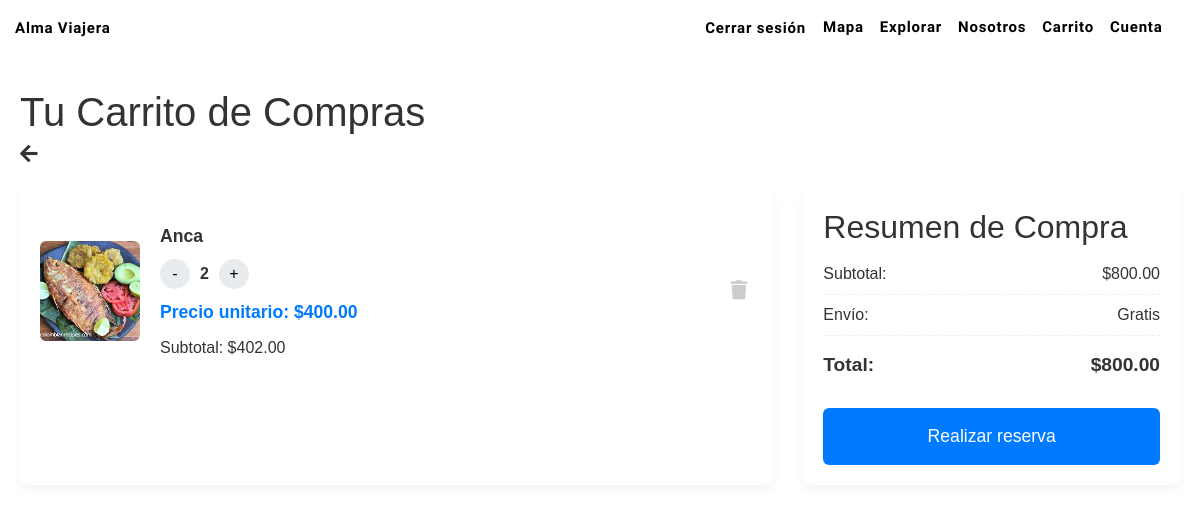
/carrito/ (signed in), run on an earlier commit of the app's database.
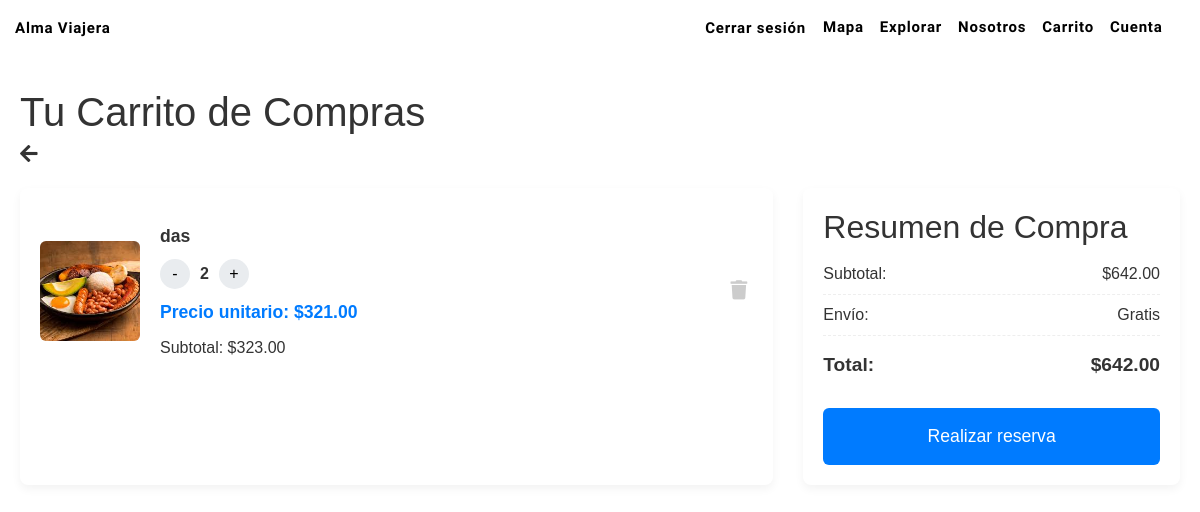
And on a later commit of the database.
### apps/cart/models.py (models this page shows, shortened)
class CarritoItem(models.Model):
    carrito = models.ForeignKey(  # Cambiado de 'carrito_id' a 'carrito'
        Carrito,
        related_name="items",
        on_delete=models.CASCADE
    )
    item = models.ForeignKey(Item, on_delete=models.CASCADE)  # Cambiado de 'item_id' a 'item'
    cantidad = models.PositiveIntegerField(default=1)

class Carrito(models.Model):
    usuario = models.ForeignKey(Usuario, on_delete=models.CASCADE)
    total = models.DecimalField(max_digits=10, decimal_places=2, default=0)

### apps/catalog/models.py (models this page shows, shortened)
class Item(models.Model):
    id = models.AutoField(primary_key=True)
    nombre = models.CharField(max_length=255)
    descripcion = models.TextField()
    precio = models.DecimalField(max_digits=10, decimal_places=2)
    categoria = models.ForeignKey(Categoria, on_delete=models.CASCADE, related_name="items")
    ubicacion = models.CharField(max_length=255, blank=True, null=True)
    imagen = models.ImageField(upload_to="items/", blank=True, null=True)
    tiempo = models.DecimalField(max_digits=4, decimal_places=1, null=True)
    disponibilidad = models.BooleanField(default=True)  # tours/actividades
    stock = models.PositiveIntegerField(blank=True, null=True)  # souvenirs
    vendedor = models.ForeignKey(
        settings.AUTH_USER_MODEL,          # modelo de usuario
        on_delete=models.CASCADE,
        related_name="items_publicados",
    )

### apps/cart/views.py (the view, shortened to what this page needs)
# urls.py: path('', views.carrito_view, name='detalle'),
def carrito_view(request):
    carrito, created = Carrito.objects.get_or_create(usuario=request.user)
    return render(request, 'cart.html', {'carrito': carrito, 'login_required': False})

### apps/cart/templates/cart.html (shortened to what this page needs)
{% extends "base.html" %}
{% load static %}
{% block body_class %}cart{% endblock %}
{% block content %}
<link rel="stylesheet" href="{% static 'css/cart.css' %}">
<link rel="stylesheet" href="https://cdnjs.cloudflare.com/ajax/libs/font-awesome/5.15.4/css/all.min.css">
<main class="container">
    {% if login_required %}
    <div class="login-required">
        <h1>Debes iniciar sesión</h1>
        <p>Para continuar, por favor  <a class="nav-link"
            href="{% url 'users:login' %}"
            hx-get="{% url 'users:login' %}?partial=1"
            hx-target="#authModal .modal-content"
            hx-swap="outerHTML"
            data-bs-toggle="modal"
            data-bs-target="#authModal">
            Iniciar sesión
          </a>.</p>
    </div>
    {% else %}
    <h1>Tu Carrito de Compras</h1>
    {% if carrito and carrito.items.all %}
    <div class="cart-back">
        <a href="{% url 'catalog:explorar' place='Colombia' categoria='lugar' %}" class="back-button">
            <i class="fas fa-arrow-left"></i>
        </a>
    </div>
    <div class="cart-layout">
        <div class="cart-items">
            {% for item in carrito.items.all %}
            <div class="cart-item" id="cart-item-{{ item.item.id }}">
                <img src="{{ item.item.imagen.url }}" alt="{{ item.item.nombre }}" class="product-image">
                <div class="item-details">
                    <span class="item-name">{{ item.item.nombre }}</span>
                    <div class="item-controls">
                        <button class="quantity-btn" data-action="decrease" data-item-id="{{ item.item.id }}">-</button>
                        <span class="quantity" id="quantity-{{ item.item.id }}">{{ item.cantidad }}</span>
                        <button class="quantity-btn" data-action="increase" data-item-id="{{ item.item.id }}">+</button>
                    </div>
                    <span class="item-price">Precio unitario: ${{ item.item.precio|floatformat:2 }}</span>
                    <span class="item-subtotal" id="subtotal-{{ item.item.id }}">
                        Subtotal: ${{ item.cantidad|floatformat:0|add:item.item.precio|floatformat:2 }}
                    </span>
                </div>
                <button class="remove-btn" data-item-id="{{ item.item.id }}">
                    <i class="fas fa-trash"></i>
                </button>
            </div>
            {% endfor %}
        </div>
        <div class="cart-summary">
            <h2>Resumen de Compra</h2>
            <div class="summary-line">
                <span>Subtotal:</span>
                <span id="subtotal">${{ carrito.total|floatformat:2 }}</span>
            </div>
            <div class="summary-line">
                <span>Envío:</span>
                <span>Gratis</span>
            </div>
            <div class="summary-line total">
                <span>Total:</span>
                <span id="total">${{ carrito.total|floatformat:2 }}</span>
            </div>
            <form action="{% url 'core:qr_reservation' %}" method="get" style="display: inline;">
                <button type="submit" class="checkout-btn">
                    Realizar reserva
                </button>
            </form>
        </div>
    </div>
    {% else %}
    <div class="empty-cart">
        <p>Tu carrito está vacío, sigue explorando</p>
        <a href="{% url 'catalog:explorar' place='Colombia' categoria='lugar' %}" class="explore-button">Explorar</a>
    </div>
    {% endif %}
    {% endif %}
</main>
{% endblock %}

What changed in the data, as far as the page shows it:
removed CarritoItem: item.imagen (picture), item.nombre "Anca", cantidad "2", item.precio "400.00", cantidad|add "402.00"
added CarritoItem: item.imagen (picture), item.nombre "das", cantidad "2", item.precio "321.00", cantidad|add "323.00"
changed Carrito: total "800.00" → "642.00"
